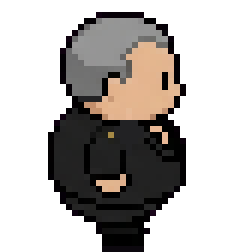
#> input picture Assets/Resources/Art/stand_director_side.png, 40 x 42 px, given in place of walk_soldier_backside_0.png, which was not available (shown 6 times larger)
$ python fix_soldier_glow.py
#> lines starting #> are read from the running program, lines starting #| are printed output that depends on the picture; after the words box and inside, x2 and y2 are one past the last pixel; in counts of white or black regions, pixels touching at a corner belong together
# 군인 대각선 위 영상은 AI가 고글을 자꾸 '불 켜진 랜턴'처럼 빛나게 만든다.
# 빛나기 전 첫 장(walk_soldier_backside_0)의 머리(헬멧·고글·얼굴 옆)를 나머지 프레임에 위치만 맞춰 옮겨 붙여서 불빛을 없앤다.
# 사용: python3 Tools/fix_soldier_glow.py [종류_방향=soldier_backside] [머리 아랫줄=14]
import os, sys
import numpy as np
from PIL import Image

ART = os.path.join(os.path.dirname(os.path.abspath(__file__)), '..', 'Assets', 'Resources', 'Art')
name = sys.argv[1] if len(sys.argv) > 1 else 'soldier_backside'
CUT = int(sys.argv[2]) if len(sys.argv) > 2 else 14

def load(i): return np.array(Image.open(os.path.join(ART, 'walk_%s_%d.png' % (name, i))).convert('RGBA'))
#> called with i = 0
#> returned value is the input picture: shape (42, 40, 4); mean R, G, B, A 33.2, 29.3, 26.6, 106.4

def anchor(a):
    """헬멧 맨 윗줄 y, 그 아래 6줄 사이 헬멧 왼쪽 끝 x (위치 맞추기 기준)"""
    ys, xs = np.nonzero(a[..., 3])
#> ys = 701 values from 2 to 41; xs = 701 values, max 30 at index 225, min 8 at index 359, mean 19.31
    top = ys.min()
#> top = 2
    sel = (ys >= top) & (ys < top + 6)
    return top, xs[sel].min()

ref = load(0); rt, rl = anchor(ref)
#> after `rt, rl = anchor(ref)`: rt = 2; rl = 11
head = ref[:rt + CUT].copy()
for i in range(1, 8):
    a = load(i); t, l = anchor(a); dy, dx = t - rt, l - rl
#> call 2 of load, with i = 1
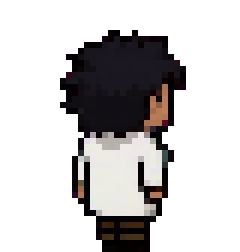
#> input picture Assets/Resources/Art/stand_researcher2_backside.png, 40 x 42 px, given in place of walk_soldier_backside_1.png, which was not available (shown 6 times larger)
#> in load, returned value is the input picture: shape (42, 40, 4); mean R, G, B, A 26.7, 24.7, 24.8, 82.6
#> after `t, l = anchor(a)`: t = 5; l = 11
#> after `dy, dx = (t - rt, l - rl)`: dy = 3; dx = 0
    H, W = a.shape[:2]
#> H = 42; W = 40
    # 머리 줄은 비우고 (번진 불빛 포함) 깨끗한 머리를 옮겨 붙임. 머리 줄 안의 다른 것(팔 등)은 머리 왼쪽 밖이면 남김
    for y in range(0, min(H, rt + CUT + dy)):
        for x in range(W):
            if x >= l - 1:
                a[y, x] = 0
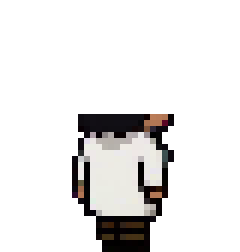
#> a: shape (42, 40, 4) (shown 6 times larger); 13.87% of pixels changed, all inside (x1, y1, x2, y2) = (10, 5, 31, 19); transparent parts drawn white
    for y in range(head.shape[0]):
        for x in range(W):
            if head[y, x, 3] == 0: continue
            yy, xx = y + dy, x + dx
            if 0 <= yy < H and 0 <= xx < W: a[yy, xx] = head[y, x]
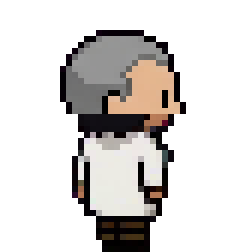
#> a: shape (42, 40, 4) (shown 6 times larger); 14.64% of pixels changed, all inside (x1, y1, x2, y2) = (10, 5, 31, 19); transparent parts drawn white
#> (the run stopped early here; a loop or call above may not have finished)
